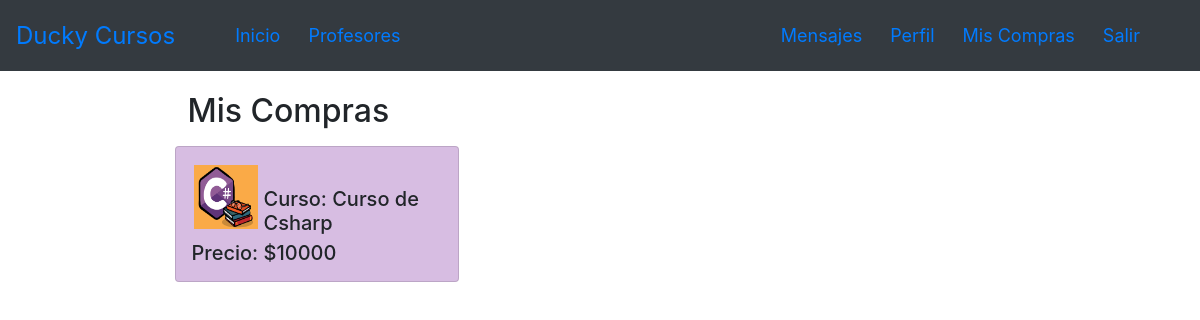
The app's page /MisCompras/ (signed in) with its own data.
### core/models.py (models this page shows, shortened)
class Compra(models.Model):
    idCurso = models.ForeignKey(Curso,on_delete=models.PROTECT,verbose_name='Curso')
    idAutor = models.ForeignKey(settings.AUTH_USER_MODEL,on_delete=models.PROTECT,verbose_name='Comprador')
    class Meta:
        db_table = 'compra'

class Curso(models.Model):
    titulo = models.CharField( max_length=50)
    descripcion = models.TextField( max_length=200,null=True)
    anio = models.CharField( max_length=50,verbose_name="año")
    precio = models.IntegerField(default=1,editable=False)
    idAutor = models.ForeignKey(settings.AUTH_USER_MODEL,on_delete=models.PROTECT)
    email = models.CharField( max_length=50,null=True)
    imagen = models.ImageField(upload_to="curso", null=True)
    idSucursal = models.ForeignKey(Sucursale, on_delete=models.CASCADE,null=False)
    class Meta:
        db_table = 'curso'

### core/views.py (the view)
# urls.py: path('MisCompras/',views.MisCompras, name ='MisCompras'),
def MisCompras(request):
    compras = Compra.objects.all()
    data = {
        'compras': compras
    }
    return render(request,"core/Compras/compras.html",data)

### core/templates/core/Compras/compras.html (shortened to what this page needs)
{% extends 'core/base.html' %}
{% load static %}
{% block content %}
<main role="main">
  <div class="container">
    <div class="row mt-3" >
      <div class="col-md-9 mx-auto mb-5">
        <h2>Mis Compras</h2>
      <div class="row">
        {% for compra in compras %}
        {% if not compra.idAutor.is_superuser %}
          <div class=" card col-md-4 mt-2 mb-3 " style="padding:8px;  margin:2px; background-color:#D7BDE2 ;">
            <div class="row p-1">
              <div class="col-md-12">
                {% if compra.idCurso.imagen %}
                  <img src="{{compra.idCurso.imagen.url}}" class="img-fluid profile-avatar" style="margin:6px;">
                  <br>
                  <h5 class="text-rigth" style="margin:2px; padding:2px"> Curso: {{compra.idCurso.titulo}} </h5>
                  <h5 class="text-rigth" style="margin:2px; padding:2px"> Precio: ${{compra.idCurso.precio}} </h5>
                {% endif %}
              </div>
            </div>
          </div>
          {% endif %}
        {% endfor %}
      </div>
      </div>
    </div>
  </div>
</main>
{% endblock %}

### core/static/core/css/main.css (style rules this page uses)
main { padding-top: 5px; }
:root { --jumbotron-padding-y: 3rem; }

### core/templates/core/Compras/compras.html (style rules this page uses)
.profile-avatar { float:left;width:4rem;height:4rem }

### records on screen
Compra: idCurso.imagen (picture), idCurso.titulo "Curso de Csharp", idCurso.precio "10000"
